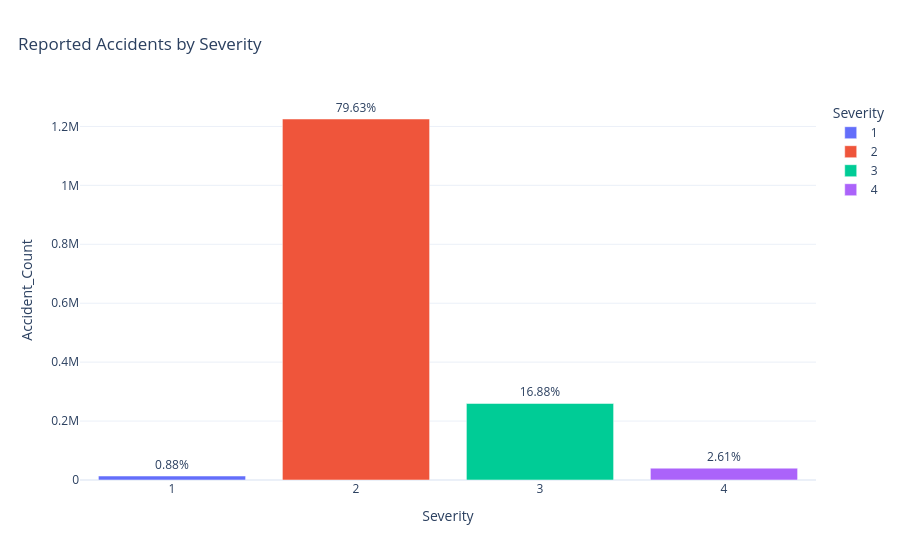
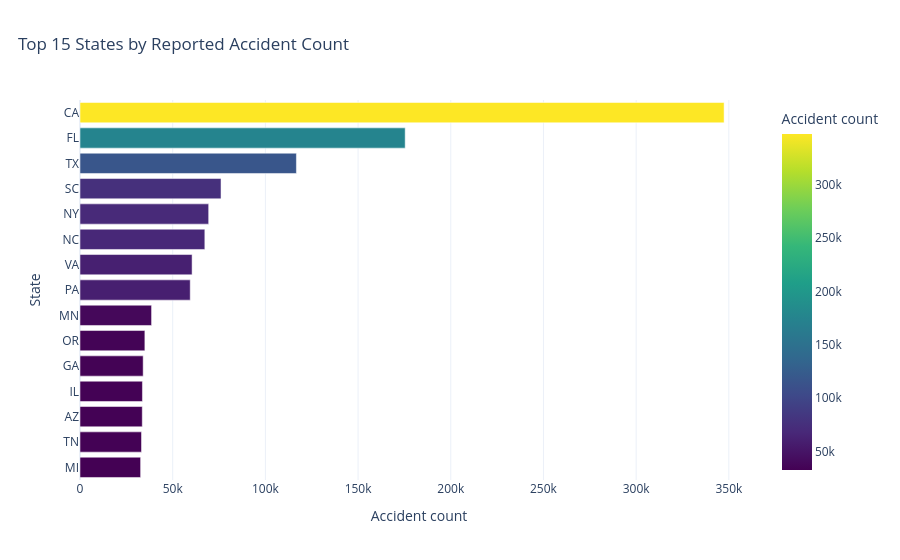
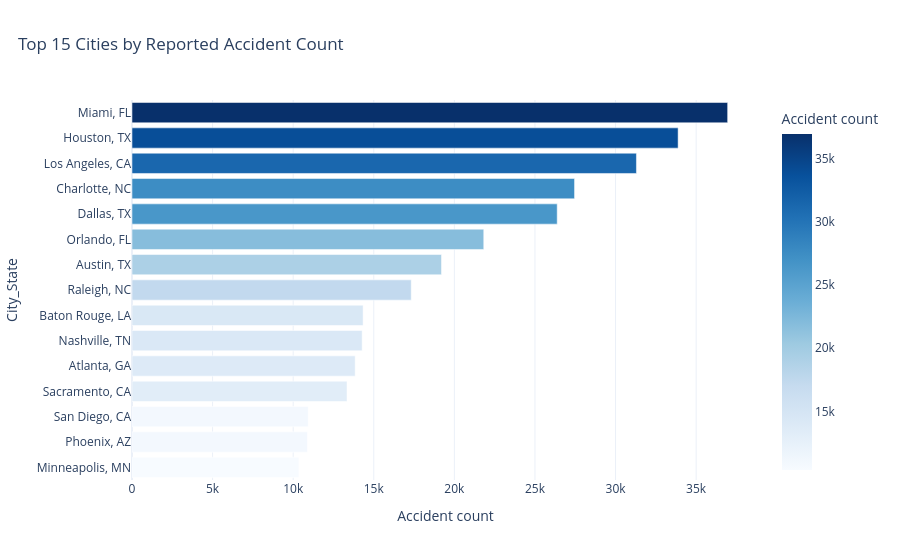

Notebook cell for these charts, in order:
### Markdown cell above
## 10. Visualizations

### Severity, geography, and time

These charts compare reported frequencies in the sampled dataset. They are not adjusted risk estimates because traffic volume and other exposure measures are unavailable. The source ends in March 2023, so 2023 is a partial year and should not be compared directly with complete years.

### Code cell
def present_figure(fig, filename: str):
    """Apply one visual style, optionally export HTML, and display the figure."""
    fig.update_layout(template='plotly_white', title_x=0.02)

    if CONFIG['export_figures']:
        fig.write_html(
            CONFIG['artifact_dir'] / filename,
            include_plotlyjs='cdn',
        )

    fig.show()

severity_plot = severity_counts.with_columns(
    pl.col('Severity').cast(pl.Utf8).alias('Severity_Label')
)
fig = px.bar(
    severity_plot,
    x='Severity_Label',
    y='Accident_Count',
    color='Severity_Label',
    text='Percentage',
    title='Reported Accidents by Severity',
    labels={'Severity_Label': 'Severity'},
)
fig.update_traces(texttemplate='%{text}%', textposition='outside')
present_figure(fig, '01_severity.html')

for chart_data, category, title, filename, color_scale in [
    (
        top_states,
        'State',
        'Top 15 States by Reported Accident Count',
        '02_states.html',
        'Viridis',
    ),
    (
        top_cities,
        'City_State',
        'Top 15 Cities by Reported Accident Count',
        '03_cities.html',
        'Blues',
    ),
]:
    fig = px.bar(
        chart_data.sort('Accident_Count'),
        x='Accident_Count',
        y=category,
        orientation='h',
        color='Accident_Count',
        color_continuous_scale=color_scale,
        title=title,
        labels={'Accident_Count': 'Accident count'},
    )
    present_figure(fig, filename)

### Figure 1 — Plotly figure (JSON) as saved in the notebook; plotly's stock layout.template omitted (floating-point values rounded to 4 significant figures)
{"data": [{"hovertemplate": "Severity=%{x}<br>Accident_Count=%{y}<br>Percentage=%{text}<extra></extra>", "legendgroup": "1", "marker": {"color": "#636efa", "pattern": {"shape": ""}}, "name": "1", "orientation": "v", "showlegend": true, "text": [0.88], "textposition": "outside", "texttemplate": "%{text}%", "type": "bar", "x": ["1"], "xaxis": "x", "y": [13471], "yaxis": "y"}, {"hovertemplate": "Severity=%{x}<br>Accident_Count=%{y}<br>Percentage=%{text}<extra></extra>", "legendgroup": "2", "marker": {"color": "#EF553B", "pattern": {"shape": ""}}, "name": "2", "orientation": "v", "showlegend": true, "text": [79.63], "textposition": "outside", "texttemplate": "%{text}%", "type": "bar", "x": ["2"], "xaxis": "x", "y": [1225243], "yaxis": "y"}, {"hovertemplate": "Severity=%{x}<br>Accident_Count=%{y}<br>Percentage=%{text}<extra></extra>", "legendgroup": "3", "marker": {"color": "#00cc96", "pattern": {"shape": ""}}, "name": "3", "orientation": "v", "showlegend": true, "text": [16.88], "textposition": "outside", "texttemplate": "%{text}%", "type": "bar", "x": ["3"], "xaxis": "x", "y": [259779], "yaxis": "y"}, {"hovertemplate": "Severity=%{x}<br>Accident_Count=%{y}<br>Percentage=%{text}<extra></extra>", "legendgroup": "4", "marker": {"color": "#ab63fa", "pattern": {"shape": ""}}, "name": "4", "orientation": "v", "showlegend": true, "text": [2.61], "textposition": "outside", "texttemplate": "%{text}%", "type": "bar", "x": ["4"], "xaxis": "x", "y": [40139], "yaxis": "y"}], "layout": {"barmode": "relative", "legend": {"title": {"text": "Severity"}, "tracegroupgap": 0}, "title": {"text": "Reported Accidents by Severity", "x": 0.02}, "xaxis": {"anchor": "y", "categoryarray": ["1", "2", "3", "4"], "categoryorder": "array", "domain": [0, 1], "title": {"text": "Severity"}}, "yaxis": {"anchor": "x", "domain": [0, 1], "title": {"text": "Accident_Count"}}}}

### Figure 2 — Plotly figure (JSON) as saved in the notebook; plotly's stock layout.template omitted (floating-point values rounded to 4 significant figures)
{"data": [{"hovertemplate": "Accident count=%{marker.color}<br>State=%{y}<extra></extra>", "legendgroup": "", "marker": {"color": [32692, 33178, 33589, 33679, 34073, 34991, 38609, 59460, 60465, 67335, 69406, 76072, 116739, 175409, 347445], "coloraxis": "coloraxis", "pattern": {"shape": ""}}, "name": "", "orientation": "h", "showlegend": false, "textposition": "auto", "type": "bar", "x": [32692, 33178, 33589, 33679, 34073, 34991, 38609, 59460, 60465, 67335, 69406, 76072, 116739, 175409, 347445], "xaxis": "x", "y": ["MI", "TN", "AZ", "IL", "GA", "OR", "MN", "PA", "VA", "NC", "NY", "SC", "TX", "FL", "CA"], "yaxis": "y"}], "layout": {"barmode": "relative", "coloraxis": {"autocolorscale": false, "colorbar": {"title": {"text": "Accident count"}}, "colorscale": [[0, "#440154"], [0.1111, "#482878"], [0.2222, "#3e4989"], [0.3333, "#31688e"], [0.4444, "#26828e"], [0.5556, "#1f9e89"], [0.6667, "#35b779"], [0.7778, "#6ece58"], [0.8889, "#b5de2b"], [1, "#fde725"]]}, "legend": {"tracegroupgap": 0}, "title": {"text": "Top 15 States by Reported Accident Count", "x": 0.02}, "xaxis": {"anchor": "y", "domain": [0, 1], "title": {"text": "Accident count"}}, "yaxis": {"anchor": "x", "domain": [0, 1], "title": {"text": "State"}}}}

### Figure 3 — Plotly figure (JSON) as saved in the notebook; plotly's stock layout.template omitted (floating-point values rounded to 4 significant figures)
{"data": [{"hovertemplate": "Accident count=%{marker.color}<br>City_State=%{y}<extra></extra>", "legendgroup": "", "marker": {"color": [10353, 10881, 10932, 13339, 13846, 14279, 14338, 17324, 19202, 21823, 26380, 27456, 31296, 33882, 36955], "coloraxis": "coloraxis", "pattern": {"shape": ""}}, "name": "", "orientation": "h", "showlegend": false, "textposition": "auto", "type": "bar", "x": [10353, 10881, 10932, 13339, 13846, 14279, 14338, 17324, 19202, 21823, 26380, 27456, 31296, 33882, 36955], "xaxis": "x", "y": ["Minneapolis, MN", "Phoenix, AZ", "San Diego, CA", "Sacramento, CA", "Atlanta, GA", "Nashville, TN", "Baton Rouge, LA", "Raleigh, NC", "Austin, TX", "Orlando, FL", "Dallas, TX", "Charlotte, NC", "Los Angeles, CA", "Houston, TX", "Miami, FL"], "yaxis": "y"}], "layout": {"barmode": "relative", "coloraxis": {"autocolorscale": false, "colorbar": {"title": {"text": "Accident count"}}, "colorscale": [[0, "rgb(247,251,255)"], [0.125, "rgb(222,235,247)"], [0.25, "rgb(198,219,239)"], [0.375, "rgb(158,202,225)"], [0.5, "rgb(107,174,214)"], [0.625, "rgb(66,146,198)"], [0.75, "rgb(33,113,181)"], [0.875, "rgb(8,81,156)"], [1, "rgb(8,48,107)"]]}, "legend": {"tracegroupgap": 0}, "title": {"text": "Top 15 Cities by Reported Accident Count", "x": 0.02}, "xaxis": {"anchor": "y", "domain": [0, 1], "title": {"text": "Accident count"}}, "yaxis": {"anchor": "x", "domain": [0, 1], "title": {"text": "City_State"}}}}
